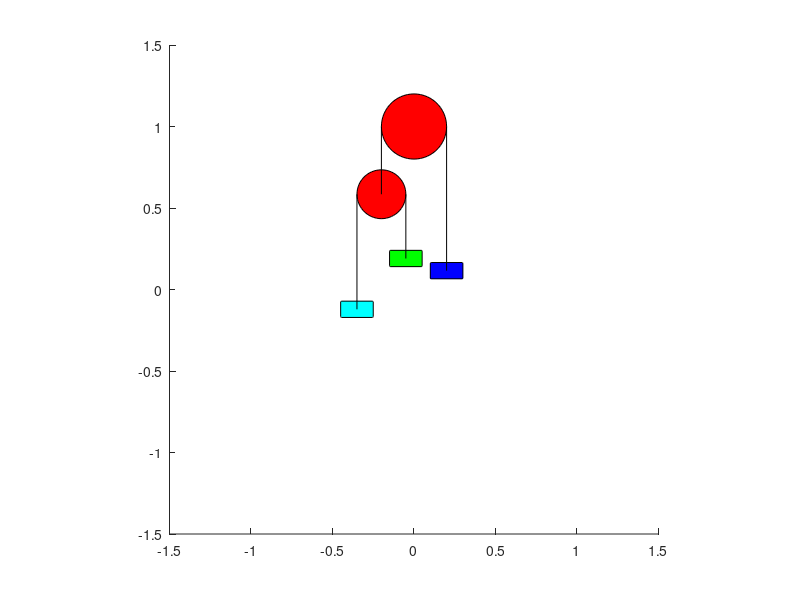

MATLAB code for this plot:
1;
pkg load control


##**************************************************************************
##*                OCTAVE PROGRAMMING (e-Yantra 2019-20)
##*                ====================================
##*  This software is intended to teach Octave Programming and Mathematical
##*  Modeling concepts
##*  Theme: Biped Patrol
##*  Filename: Complex_Pulley.m
##*  Version: 1.0.0  
##*  Date: November 3, 2019
##*
##*  Team ID :
##*  Team Leader Name:
##*  Team Member Name
##*
##*  
##*  Author: e-Yantra Project, Department of Computer Science
##*  and Engineering, Indian Institute of Technology Bombay.
##*  
##*  Software released under Creative Commons CC BY-NC-SA
##*
##*  For legal information refer to:
##*        http://creativecommons.org/licenses/by-nc-sa/4.0/legalcode 
##*     
##*
##*  This software is made available on an “AS IS WHERE IS BASIS”. 
##*  Licensee/end user indemnifies and will keep e-Yantra indemnified from
##*  any and all claim(s) that emanate from the use of the Software or 
##*  breach of the terms of this agreement.
##*  
##*  e-Yantra - An MHRD project under National Mission on Education using 
##*  ICT(NMEICT)
##*
##**************************************************************************


## Function : draw_complex_pulley()
## ----------------------------------------------------
## Input:   y - State Vector. In case of complex pulley system, the state variables
##              are position x of mass m1 wrt pulley A (along vertical), position y
##              of mass m2 wrt pulley B (along vertical), velocity x_dot (of mass m1)
##              wrt pulley A and velocity y_dot (of mass m2) wrt pulley B 
##
## Purpose: Takes the state vector as input. It draws the complex pulley system in 
##          a 2D plot.
function draw_complex_pulley(y)
  ml = 0.2;
  mb = 0.1;
  L_A = 1.3;
  L_B = 1.1;
  
  pd_A = 0.4;
  py_A = 1;
  pd_B = 0.3; 
  
  x1 = y(1);
  x2 = L_A - y(1);
  y1 = y(3);
  y2 = L_B - y(3);
  
  pulley_A_pos = {0, py_A};
  pulley_B_pos = {(-pd_A/2), py_A-x2};
  m1_pos = {(pd_A/2), py_A-x1};
  m2_pos = {((-pd_A+pd_B)/2), py_A-x2-y1};
  m3_pos = {((-pd_A-pd_B)/2), py_A-x2-y2};
  x1_string = {(pd_A/2), py_A, (pd_A/2), (py_A-x1)};
  x2_string = {(-pd_A/2), py_A, (-pd_A/2), (py_A-x2)};
  y1_string = {((-pd_A+pd_B)/2), py_A-x2, ((-pd_A+pd_B)/2), py_A-x2-y1};
  y2_string = {((-pd_A-pd_B)/2), py_A-x2, ((-pd_A-pd_B)/2), py_A-x2-y2};
  
  hold on;
  clf;
  axis equal;
  rectangle('Position',[pulley_A_pos{1}-(pd_A/2),pulley_A_pos{2}-(pd_A/2),pd_A, pd_A],'Curvature',1,'FaceColor',[1 0 0]);## Pulley A
  rectangle('Position',[pulley_B_pos{1}-(pd_B/2),pulley_B_pos{2}-(pd_B/2),pd_B, pd_B],'Curvature',1,'FaceColor',[1 0 0]);## Pulley B
  rectangle('Position',[m1_pos{1}-(ml/2),m1_pos{2}-(mb/2),ml, mb],'Curvature',0.1,'FaceColor',[0 0 1]);## m1 mass
  rectangle('Position',[m2_pos{1}-(ml/2),m2_pos{2}-(mb/2),ml, mb],'Curvature',0.1,'FaceColor',[0 1 0]);## m2 mass
  rectangle('Position',[m3_pos{1}-(ml/2),m3_pos{2}-(mb/2),ml, mb],'Curvature',0.1,'FaceColor',[0 1 1]);## m1 mass
  line ([x1_string{1} x1_string{3}], [x1_string{2} x1_string{4}], "linestyle", "-", "color", "k");
  line ([x2_string{1} x2_string{3}], [x2_string{2} x2_string{4}], "linestyle", "-", "color", "k");
  line ([y2_string{1} y2_string{3}], [y2_string{2} y2_string{4}], "linestyle", "-", "color", "k");
  line ([y1_string{1} y1_string{3}], [y1_string{2} y1_string{4}], "linestyle", "-", "color", "k");
  xlim([-1.5 1.5]);
  ylim([-1.5 1.5]);
  drawnow
  hold off
  
endfunction

## Function : complex_pulley_dynamics()
## ----------------------------------------------------
## Input:   y - State Vector. In case of complex pulley system, the state variables
##              are position x of mass m1 wrt pulley A (along vertical), position y
##              of mass m2 wrt pulley B (along vertical), velocity x_dot (of mass m1)
##              wrt pulley A and velocity y_dot (of mass m2) wrt pulley B 
##          m1 - Mass of 1st block
##          m2 - Mass of 2nd block
##          m3 - Mass of 3rd block
##          g  - Acceleration due to gravity
##          rA - radius of pulley A
##          rB - radius of pulley B
##          u  - Input to the system. In this case there are two inputs acting on the 
##               system. Torque acting on pulley A is u(1) and torque acting on pulley
##               B is u(2).
##
## Output:  dy -  Derivative of State Vector.
##
## Purpose: Calculates the value of the vector dy according to the equations which 
##          govern this system.
function dy = complex_pulley_dynamics(y, m1, m2, m3, g, rA, rB, u)
  
  
  dy(1,1) = y(2) ;
  dy(2,1) = ((u(1)/rA)-(m2+m3-m1)*g)/(m1+m2+m3);
  dy(3,1) = y(4);
  dy(4,1) = ((u(2)/rB)-(m3-m2)*g)/(m2+m3);
endfunction

## Function : sim_complex_pulley()
## ----------------------------------------------------
## Input:   m1 - Mass of 1st block
##          m2 - Mass of 2nd block
##          m3 - Mass of 3rd block
##          g  - Acceleration due to gravity
##          rA - radius of pulley A
##          rB - radius of pulley B
##          y0 - Initial Condition of system
##
## Output:  t - Timestep
##          y - Solution array
##          
## Purpose: This function demonstrates the behavior of complex pulley without 
##          any external input (u)
##          This integrates the system of differential equation from t0 = 0 to 
##          tf = 10 with initial condition y0
function [t,y] = sim_complex_pulley(m1, m2, m3, g, rA, rB, y0)
  tspan = 0:0.1:10;                  ## Initialise time step           
  u = [0; 0];                             ## No Input
  [t,y] =  ode45(@(t,y)complex_pulley_dynamics(y,m1,m2,m3,g,rA,rB,u),tspan,y0); ; 
  endfunction

## Function : complex_pulley_AB_matrix()
## ----------------------------------------------------
## Input:   m1 - Mass of 1st block
##          m2 - Mass of 2nd block
##          m3 - Mass of 3rd block
##          g  - Acceleration due to gravity
##          rA - radius of pulley A
##          rB - radius of pulley B
##
## Output:  A - A matrix of system
##          B - B matrix of system
##          
## Purpose: Declare the A and B matrices in this function.
function [A,B] = complex_pulley_AB_matrix(m1, m2, m3, g, rA, rB)
  A = [0 1 0 0; 0 0 0 0; 0 0 0 1; 0 0 0 0];
  B = [0 0; 1/rA/(m1+m2+m3) 0; 0 0; 0 1/rB/(m2+m3)];
endfunction

## Function : pole_place_complex_pulley()
## ----------------------------------------------------
## Input:   m1 - Mass of 1st block
##          m2 - Mass of 2nd block
##          m3 - Mass of 3rd block
##          g  - Acceleration due to gravity
##          rA - radius of pulley A
##          rB - radius of pulley B
##          y_setpoint - Reference Point
##          y0 - Initial Condition
##
## Output:  t - Timestep
##          y - Solution array
##          
## Purpose: This function demonstrates the behavior of complex pulley with 
##          external input using the pole_placement controller
##          This integrates the system of differential equation from t0 = 0 to 
##          tf = 10 with initial condition y0 and input u = -Kx where K is
##          calculated using Pole Placement Technique.
function [t,y] = pole_place_complex_pulley(m1, m2, m3, g, rA, rB, y_setpoint, y0)
  [A,B] = complex_pulley_AB_matrix(m1,m2,m3,g,rA,rB);
  eigs = [-1;-4;-4;-1];
  K = place(A,B,eigs);
  tspan = 0:0.1:10;                  ## Initialise time step 
  [t,y] = ode45(@(t,y)complex_pulley_dynamics(y,m1,m2,m3,g,rA,rB,-K*(y-y_setpoint)),tspan,y0);  
endfunction

## Function : lqr_complex_pulley()
## ----------------------------------------------------
## Input:   m1 - Mass of 1st block
##          m2 - Mass of 2nd block
##          m3 - Mass of 3rd block
##          g  - Acceleration due to gravity
##          rA - radius of pulley A
##          rB - radius of pulley B
##          y_setpoint - Reference Point
##          y0 - Initial Condition
##
## Output:  t - Timestep
##          y - Solution array
##          
## Purpose: This function demonstrates the behavior of complex pulley with 
##          external input using the LQR controller
##          This integrates the system of differential equation from t0 = 0 to 
##          tf = 10 with initial condition y0 and input u = -Kx where K is
##          calculated using LQR Controller.
function [t,y] = lqr_complex_pulley(m1, m2, m3, g, rA, rB, y_setpoint, y0)
  [A,B] = complex_pulley_AB_matrix(m1,m2,m3,g,rA,rB);
   Q = [1 0 0 0 ; 0 1 0 0 ; 0 0 1 0 ; 0 0 0 1];
   R = 0.01*[1 0; 0 1];  

  K = lqr(A,B,Q,R);
  tspan = 0:0.1:10;                  ## Initialise time step 
  [t,y] = ode45(@(t,y)complex_pulley_dynamics(y,m1,m2,m3,g,rA,rB,-K*(y-y_setpoint)),tspan,y0);  
endfunction

## Function : complex_pulley_main()
## ----------------------------------------------------
## Purpose: Used for testing out the various controllers by calling their 
##          respective functions and observing the behavior of the system. Constant
##          parameters like mass of block, radius of pulley etc are declared here.
function complex_pulley_main()
  m1 = 23.95;
  m2 = 12;
  m3 = 12.03;
  g = 9.8;
  rA = 0.2;
  rB = 0.2;
  y_setpoint = [0.9 ; 0; 0.4; 0];
  y0 = [0.4 ; 0; 0.5; 0];
  
 ##[t,y] = sim_complex_pulley(m1, m2, m3, g, rA, rB, y0);
  ##[t,y] = pole_place_complex_pulley(m1, m2, m3, g, rA, rB, y_setpoint, y0);
 [t,y] = lqr_complex_pulley(m1, m2, m3, g, rA, rB, y_setpoint, y0);
  
  for k = 1:length(t)
    draw_complex_pulley(y(k, :));
  endfor
  
endfunction

complex_pulley_main() #remove this
